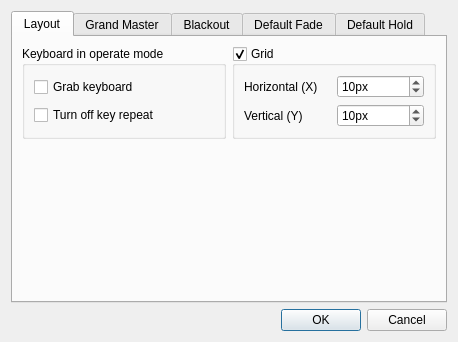
<?xml version="1.0" encoding="UTF-8"?>
<ui version="4.0">
 <class>VCPropertiesEditor</class>
 <widget class="QDialog" name="VCPropertiesEditor">
  <property name="geometry">
   <rect>
    <x>0</x>
    <y>0</y>
    <width>458</width>
    <height>342</height>
   </rect>
  </property>
  <property name="windowTitle">
   <string>Virtual Console properties</string>
  </property>
  <layout class="QVBoxLayout" name="verticalLayout">
   <item>
    <widget class="QTabWidget" name="m_tab">
     <property name="currentIndex">
      <number>0</number>
     </property>
     <widget class="QWidget" name="Layout">
      <attribute name="title">
       <string>Layout</string>
      </attribute>
      <layout class="QGridLayout" name="gridLayout_3">
       <item row="0" column="0">
        <widget class="QGroupBox" name="m_keyboardGroup">
         <property name="title">
          <string>Keyboard in operate mode</string>
         </property>
         <layout class="QVBoxLayout">
          <item>
           <widget class="QCheckBox" name="m_grabKeyboardCheck">
            <property name="toolTip">
             <string>Make virtual console to take exclusive keyboard control during operate mode</string>
            </property>
            <property name="text">
             <string>Grab keyboard</string>
            </property>
           </widget>
          </item>
          <item>
           <widget class="QCheckBox" name="m_keyRepeatOffCheck">
            <property name="toolTip">
             <string>Prevent flickering when a keyboard hotkey has been pressed in operate mode</string>
            </property>
            <property name="text">
             <string>Turn off key repeat</string>
            </property>
           </widget>
          </item>
         </layout>
        </widget>
       </item>
       <item row="0" column="1">
        <widget class="QGroupBox" name="m_gridGroup">
         <property name="toolTip">
          <string>Use a grid layout for virtual console widgets</string>
         </property>
         <property name="title">
          <string>Grid</string>
         </property>
         <property name="checkable">
          <bool>true</bool>
         </property>
         <layout class="QGridLayout" name="gridLayout_5">
          <item row="0" column="0">
           <widget class="QLabel" name="label">
            <property name="text">
             <string>Horizontal (X)</string>
            </property>
           </widget>
          </item>
          <item row="0" column="1">
           <widget class="QSpinBox" name="m_gridXSpin">
            <property name="toolTip">
             <string>Widget grid layout X resolution</string>
            </property>
            <property name="suffix">
             <string>px</string>
            </property>
            <property name="minimum">
             <number>1</number>
            </property>
            <property name="value">
             <number>10</number>
            </property>
           </widget>
          </item>
          <item row="1" column="0">
           <widget class="QLabel" name="label_2">
            <property name="text">
             <string>Vertical (Y)</string>
            </property>
           </widget>
          </item>
          <item row="1" column="1">
           <widget class="QSpinBox" name="m_gridYSpin">
            <property name="toolTip">
             <string>Widget grid layout Y resolution</string>
            </property>
            <property name="suffix">
             <string>px</string>
            </property>
            <property name="minimum">
             <number>1</number>
            </property>
            <property name="value">
             <number>10</number>
            </property>
           </widget>
          </item>
         </layout>
        </widget>
       </item>
       <item row="1" column="0">
        <spacer name="verticalSpacer_2">
         <property name="orientation">
          <enum>Qt::Vertical</enum>
         </property>
         <property name="sizeHint" stdset="0">
          <size>
           <width>20</width>
           <height>111</height>
          </size>
         </property>
        </spacer>
       </item>
       <item row="1" column="1">
        <spacer name="verticalSpacer_3">
         <property name="orientation">
          <enum>Qt::Vertical</enum>
         </property>
         <property name="sizeHint" stdset="0">
          <size>
           <width>20</width>
           <height>111</height>
          </size>
         </property>
        </spacer>
       </item>
      </layout>
     </widget>
     <widget class="QWidget" name="GrandMaster">
      <attribute name="title">
       <string>Grand Master</string>
      </attribute>
      <layout class="QGridLayout" name="gridLayout_6">
       <item row="0" column="0">
        <widget class="QGroupBox" name="m_gmChannelsGroup">
         <property name="title">
          <string>Channels</string>
         </property>
         <layout class="QVBoxLayout" name="verticalLayout_2">
          <item>
           <widget class="QRadioButton" name="m_gmIntensityRadio">
            <property name="toolTip">
             <string>Apply Grand Master only to Intensity channels.</string>
            </property>
            <property name="text">
             <string>Intensity</string>
            </property>
           </widget>
          </item>
          <item>
           <widget class="QRadioButton" name="m_gmAllChannelsRadio">
            <property name="toolTip">
             <string>Apply Grand Master to all channels.</string>
            </property>
            <property name="text">
             <string>All channels</string>
            </property>
           </widget>
          </item>
         </layout>
        </widget>
       </item>
       <item row="0" column="1">
        <widget class="QGroupBox" name="m_gmValuesGroup">
         <property name="title">
          <string>Values</string>
         </property>
         <layout class="QVBoxLayout" name="verticalLayout_3">
          <item>
           <widget class="QRadioButton" name="m_gmReduceRadio">
            <property name="toolTip">
             <string>Make Grand Master reduce levels by a percentage.</string>
            </property>
            <property name="text">
             <string>Reduce</string>
            </property>
           </widget>
          </item>
          <item>
           <widget class="QRadioButton" name="m_gmLimitRadio">
            <property name="toolTip">
             <string>Make Grand Master limit the maximum channel values.</string>
            </property>
            <property name="text">
             <string>Limit</string>
            </property>
           </widget>
          </item>
         </layout>
        </widget>
       </item>
       <item row="1" column="0" colspan="2">
        <widget class="QGroupBox" name="groupBox">
         <property name="title">
          <string>External Input</string>
         </property>
         <layout class="QGridLayout" name="gridLayout_4">
          <item row="0" column="0">
           <widget class="QLabel" name="m_gmInputUniverseLabel">
            <property name="text">
             <string>Input Universe</string>
            </property>
           </widget>
          </item>
          <item row="0" column="2" colspan="2">
           <widget class="QLineEdit" name="m_gmInputUniverseEdit">
            <property name="toolTip">
             <string>Input universe for Grand Master slider.</string>
            </property>
            <property name="readOnly">
             <bool>true</bool>
            </property>
           </widget>
          </item>
          <item row="1" column="0">
           <widget class="QLabel" name="m_gmInputChannelLabel">
            <property name="text">
             <string>Input Channel</string>
            </property>
           </widget>
          </item>
          <item row="1" column="2" colspan="2">
           <widget class="QLineEdit" name="m_gmInputChannelEdit">
            <property name="toolTip">
             <string>Input channel for Grand Master slider.</string>
            </property>
            <property name="readOnly">
             <bool>true</bool>
            </property>
           </widget>
          </item>
          <item row="2" column="0" colspan="2">
           <spacer name="horizontalSpacer_5">
            <property name="orientation">
             <enum>Qt::Horizontal</enum>
            </property>
            <property name="sizeHint" stdset="0">
             <size>
              <width>165</width>
              <height>20</height>
             </size>
            </property>
           </spacer>
          </item>
          <item row="2" column="2">
           <widget class="QPushButton" name="m_autoDetectGrandMasterInputButton">
            <property name="toolTip">
             <string>When toggled, you can move an external slider/knob to assign it to the Grand Master slider.</string>
            </property>
            <property name="text">
             <string>Auto Detect</string>
            </property>
            <property name="checkable">
             <bool>true</bool>
            </property>
            <property name="checked">
             <bool>false</bool>
            </property>
           </widget>
          </item>
          <item row="2" column="3">
           <widget class="QPushButton" name="m_chooseGrandMasterInputButton">
            <property name="toolTip">
             <string>Choose an external input universe &amp; channel that the Grand Master slider should listen to.</string>
            </property>
            <property name="text">
             <string>Choose...</string>
            </property>
           </widget>
          </item>
         </layout>
        </widget>
       </item>
      </layout>
     </widget>
     <widget class="QWidget" name="Blackout">
      <attribute name="title">
       <string>Blackout</string>
      </attribute>
      <layout class="QVBoxLayout" name="verticalLayout_4">
       <item>
        <widget class="QGroupBox" name="groupBox_2">
         <property name="title">
          <string>External Input</string>
         </property>
         <layout class="QGridLayout" name="gridLayout_7">
          <item row="0" column="0">
           <widget class="QLabel" name="m_blackoutInputUniverseLabel">
            <property name="text">
             <string>Input Universe</string>
            </property>
           </widget>
          </item>
          <item row="0" column="2" colspan="2">
           <widget class="QLineEdit" name="m_blackoutInputUniverseEdit">
            <property name="toolTip">
             <string>Input universe for Blackout.</string>
            </property>
            <property name="readOnly">
             <bool>true</bool>
            </property>
           </widget>
          </item>
          <item row="1" column="0">
           <widget class="QLabel" name="m_blackoutInputChannelLabel">
            <property name="text">
             <string>Input Channel</string>
            </property>
           </widget>
          </item>
          <item row="1" column="2" colspan="2">
           <widget class="QLineEdit" name="m_blackoutInputChannelEdit">
            <property name="toolTip">
             <string>Input channel for Blackout.</string>
            </property>
            <property name="readOnly">
             <bool>true</bool>
            </property>
           </widget>
          </item>
          <item row="2" column="0" colspan="2">
           <spacer name="horizontalSpacer_6">
            <property name="orientation">
             <enum>Qt::Horizontal</enum>
            </property>
            <property name="sizeHint" stdset="0">
             <size>
              <width>165</width>
              <height>20</height>
             </size>
            </property>
           </spacer>
          </item>
          <item row="2" column="2">
           <widget class="QPushButton" name="m_autoDetectBlackoutInputButton">
            <property name="toolTip">
             <string>When toggled, you can move an external slider/knob to assign it to Blackout.</string>
            </property>
            <property name="text">
             <string>Auto Detect</string>
            </property>
            <property name="checkable">
             <bool>true</bool>
            </property>
            <property name="checked">
             <bool>false</bool>
            </property>
           </widget>
          </item>
          <item row="2" column="3">
           <widget class="QPushButton" name="m_chooseBlackoutInputButton">
            <property name="toolTip">
             <string>Choose an external input universe &amp; channel that Blackout should listen to.</string>
            </property>
            <property name="text">
             <string>Choose...</string>
            </property>
           </widget>
          </item>
         </layout>
        </widget>
       </item>
       <item>
        <spacer name="verticalSpacer">
         <property name="orientation">
          <enum>Qt::Vertical</enum>
         </property>
         <property name="sizeHint" stdset="0">
          <size>
           <width>20</width>
           <height>93</height>
          </size>
         </property>
        </spacer>
       </item>
      </layout>
     </widget>
     <widget class="QWidget" name="DefaultFade">
      <attribute name="title">
       <string>Default Fade</string>
      </attribute>
      <layout class="QHBoxLayout" name="horizontalLayout">
       <item>
        <widget class="QGroupBox" name="m_defaultFadeGroup">
         <property name="title">
          <string>Default fade slider</string>
         </property>
         <layout class="QGridLayout" name="gridLayout">
          <item row="0" column="0">
           <widget class="QLabel" name="m_lowFadeLabel">
            <property name="text">
             <string>Low limit</string>
            </property>
           </widget>
          </item>
          <item row="0" column="1" colspan="2">
           <widget class="QSpinBox" name="m_fadeLowSpin">
            <property name="toolTip">
             <string>Lowest value that can be set to the 'fade' bus with the default sliders</string>
            </property>
            <property name="suffix">
             <string>s</string>
            </property>
            <property name="maximum">
             <number>998</number>
            </property>
           </widget>
          </item>
          <item row="1" column="0">
           <widget class="QLabel" name="m_highFadeLabel">
            <property name="text">
             <string>High limit</string>
            </property>
           </widget>
          </item>
          <item row="1" column="1" colspan="2">
           <widget class="QSpinBox" name="m_fadeHighSpin">
            <property name="toolTip">
             <string>Highest value that can be set to the 'fade' bus with the default sliders</string>
            </property>
            <property name="suffix">
             <string>s</string>
            </property>
            <property name="minimum">
             <number>1</number>
            </property>
            <property name="maximum">
             <number>999</number>
            </property>
            <property name="value">
             <number>5</number>
            </property>
           </widget>
          </item>
          <item row="2" column="0" colspan="3">
           <widget class="Line" name="line">
            <property name="orientation">
             <enum>Qt::Horizontal</enum>
            </property>
           </widget>
          </item>
          <item row="4" column="0">
           <widget class="QLabel" name="label_3">
            <property name="text">
             <string>Input universe</string>
            </property>
           </widget>
          </item>
          <item row="4" column="1" colspan="2">
           <widget class="QLineEdit" name="m_fadeInputUniverseEdit">
            <property name="toolTip">
             <string>Input universe for default fade.</string>
            </property>
            <property name="readOnly">
             <bool>true</bool>
            </property>
           </widget>
          </item>
          <item row="5" column="0">
           <widget class="QLabel" name="label_4">
            <property name="text">
             <string>Input channel</string>
            </property>
           </widget>
          </item>
          <item row="5" column="1" colspan="2">
           <widget class="QLineEdit" name="m_fadeInputChannelEdit">
            <property name="toolTip">
             <string>Input channel for default fade.</string>
            </property>
            <property name="readOnly">
             <bool>true</bool>
            </property>
           </widget>
          </item>
          <item row="6" column="0">
           <spacer name="horizontalSpacer">
            <property name="orientation">
             <enum>Qt::Horizontal</enum>
            </property>
            <property name="sizeHint" stdset="0">
             <size>
              <width>117</width>
              <height>20</height>
             </size>
            </property>
           </spacer>
          </item>
          <item row="6" column="1">
           <widget class="QPushButton" name="m_autoDetectFadeInputButton">
            <property name="toolTip">
             <string>When toggled, you can move an external slider/knob to assign it to the default fade slider.</string>
            </property>
            <property name="text">
             <string>Auto Detect</string>
            </property>
            <property name="checkable">
             <bool>true</bool>
            </property>
           </widget>
          </item>
          <item row="6" column="2">
           <widget class="QPushButton" name="m_chooseFadeInputButton">
            <property name="toolTip">
             <string>Choose an external input universe &amp; channel that the default fade slider should listen to.</string>
            </property>
            <property name="text">
             <string>Choose...</string>
            </property>
           </widget>
          </item>
         </layout>
        </widget>
       </item>
      </layout>
     </widget>
     <widget class="QWidget" name="DefaultHold">
      <attribute name="title">
       <string>Default Hold</string>
      </attribute>
      <layout class="QHBoxLayout" name="horizontalLayout_2">
       <item>
        <widget class="QGroupBox" name="m_defaultHoldGroup">
         <property name="title">
          <string>Default hold slider</string>
         </property>
         <layout class="QGridLayout" name="gridLayout_2">
          <item row="0" column="0">
           <widget class="QLabel" name="m_lowHoldLabel">
            <property name="text">
             <string>Low limit</string>
            </property>
           </widget>
          </item>
          <item row="0" column="1" colspan="2">
           <widget class="QSpinBox" name="m_holdLowSpin">
            <property name="toolTip">
             <string>Lowest value that can be set to the 'hold' bus with the default sliders</string>
            </property>
            <property name="suffix">
             <string>s</string>
            </property>
            <property name="maximum">
             <number>998</number>
            </property>
           </widget>
          </item>
          <item row="1" column="0">
           <widget class="QLabel" name="m_highHoldLabel">
            <property name="text">
             <string>High limit</string>
            </property>
           </widget>
          </item>
          <item row="1" column="1" colspan="2">
           <widget class="QSpinBox" name="m_holdHighSpin">
            <property name="toolTip">
             <string>Highest value that can be set to the 'hold' bus with the default sliders</string>
            </property>
            <property name="suffix">
             <string>s</string>
            </property>
            <property name="minimum">
             <number>1</number>
            </property>
            <property name="maximum">
             <number>999</number>
            </property>
            <property name="value">
             <number>5</number>
            </property>
           </widget>
          </item>
          <item row="2" column="0" colspan="3">
           <widget class="Line" name="line_2">
            <property name="orientation">
             <enum>Qt::Horizontal</enum>
            </property>
           </widget>
          </item>
          <item row="4" column="0">
           <widget class="QLabel" name="label_5">
            <property name="text">
             <string>Input universe</string>
            </property>
           </widget>
          </item>
          <item row="4" column="1" colspan="2">
           <widget class="QLineEdit" name="m_holdInputUniverseEdit">
            <property name="toolTip">
             <string>Input universe for default hold.</string>
            </property>
            <property name="readOnly">
             <bool>true</bool>
            </property>
           </widget>
          </item>
          <item row="5" column="0">
           <widget class="QLabel" name="label_6">
            <property name="text">
             <string>Input channel</string>
            </property>
           </widget>
          </item>
          <item row="5" column="1" colspan="2">
           <widget class="QLineEdit" name="m_holdInputChannelEdit">
            <property name="toolTip">
             <string>Input channel for default hold.</string>
            </property>
            <property name="readOnly">
             <bool>true</bool>
            </property>
           </widget>
          </item>
          <item row="6" column="0">
           <spacer name="horizontalSpacer_2">
            <property name="orientation">
             <enum>Qt::Horizontal</enum>
            </property>
            <property name="sizeHint" stdset="0">
             <size>
              <width>117</width>
              <height>20</height>
             </size>
            </property>
           </spacer>
          </item>
          <item row="6" column="1">
           <widget class="QPushButton" name="m_autoDetectHoldInputButton">
            <property name="toolTip">
             <string>When toggled, you can move an external slider/knob to assign it to the default hold slider.</string>
            </property>
            <property name="text">
             <string>Auto Detect</string>
            </property>
            <property name="checkable">
             <bool>true</bool>
            </property>
           </widget>
          </item>
          <item row="6" column="2">
           <widget class="QPushButton" name="m_chooseHoldInputButton">
            <property name="toolTip">
             <string>Choose an external input universe &amp; channel that the default hold slider should listen to.</string>
            </property>
            <property name="text">
             <string>Choose...</string>
            </property>
           </widget>
          </item>
         </layout>
        </widget>
       </item>
      </layout>
     </widget>
    </widget>
   </item>
   <item>
    <widget class="QDialogButtonBox" name="m_buttonBox">
     <property name="orientation">
      <enum>Qt::Horizontal</enum>
     </property>
     <property name="standardButtons">
      <set>QDialogButtonBox::Cancel|QDialogButtonBox::Ok</set>
     </property>
    </widget>
   </item>
  </layout>
 </widget>
 <resources/>
 <connections>
  <connection>
   <sender>m_buttonBox</sender>
   <signal>accepted()</signal>
   <receiver>VCPropertiesEditor</receiver>
   <slot>accept()</slot>
   <hints>
    <hint type="sourcelabel">
     <x>257</x>
     <y>302</y>
    </hint>
    <hint type="destinationlabel">
     <x>157</x>
     <y>274</y>
    </hint>
   </hints>
  </connection>
  <connection>
   <sender>m_buttonBox</sender>
   <signal>rejected()</signal>
   <receiver>VCPropertiesEditor</receiver>
   <slot>reject()</slot>
   <hints>
    <hint type="sourcelabel">
     <x>325</x>
     <y>302</y>
    </hint>
    <hint type="destinationlabel">
     <x>286</x>
     <y>274</y>
    </hint>
   </hints>
  </connection>
  <connection>
   <sender>m_grabKeyboardCheck</sender>
   <signal>clicked()</signal>
   <receiver>VCPropertiesEditor</receiver>
   <slot>slotGrabKeyboardClicked()</slot>
   <hints>
    <hint type="sourcelabel">
     <x>101</x>
     <y>95</y>
    </hint>
    <hint type="destinationlabel">
     <x>3</x>
     <y>75</y>
    </hint>
   </hints>
  </connection>
  <connection>
   <sender>m_keyRepeatOffCheck</sender>
   <signal>clicked()</signal>
   <receiver>VCPropertiesEditor</receiver>
   <slot>slotKeyRepeatOffClicked()</slot>
   <hints>
    <hint type="sourcelabel">
     <x>86</x>
     <y>126</y>
    </hint>
    <hint type="destinationlabel">
     <x>4</x>
     <y>100</y>
    </hint>
   </hints>
  </connection>
  <connection>
   <sender>m_gridGroup</sender>
   <signal>clicked()</signal>
   <receiver>VCPropertiesEditor</receiver>
   <slot>slotGridClicked()</slot>
   <hints>
    <hint type="sourcelabel">
     <x>381</x>
     <y>83</y>
    </hint>
    <hint type="destinationlabel">
     <x>401</x>
     <y>49</y>
    </hint>
   </hints>
  </connection>
  <connection>
   <sender>m_gridXSpin</sender>
   <signal>valueChanged(int)</signal>
   <receiver>VCPropertiesEditor</receiver>
   <slot>slotGridXChanged(int)</slot>
   <hints>
    <hint type="sourcelabel">
     <x>426</x>
     <y>97</y>
    </hint>
    <hint type="destinationlabel">
     <x>401</x>
     <y>80</y>
    </hint>
   </hints>
  </connection>
  <connection>
   <sender>m_gridYSpin</sender>
   <signal>valueChanged(int)</signal>
   <receiver>VCPropertiesEditor</receiver>
   <slot>slotGridYChanged(int)</slot>
   <hints>
    <hint type="sourcelabel">
     <x>426</x>
     <y>130</y>
    </hint>
    <hint type="destinationlabel">
     <x>401</x>
     <y>116</y>
    </hint>
   </hints>
  </connection>
  <connection>
   <sender>m_fadeLowSpin</sender>
   <signal>valueChanged(int)</signal>
   <receiver>VCPropertiesEditor</receiver>
   <slot>slotFadeLimitsChanged()</slot>
   <hints>
    <hint type="sourcelabel">
     <x>360</x>
     <y>101</y>
    </hint>
    <hint type="destinationlabel">
     <x>5</x>
     <y>65</y>
    </hint>
   </hints>
  </connection>
  <connection>
   <sender>m_fadeHighSpin</sender>
   <signal>valueChanged(int)</signal>
   <receiver>VCPropertiesEditor</receiver>
   <slot>slotFadeLimitsChanged()</slot>
   <hints>
    <hint type="sourcelabel">
     <x>360</x>
     <y>138</y>
    </hint>
    <hint type="destinationlabel">
     <x>2</x>
     <y>126</y>
    </hint>
   </hints>
  </connection>
  <connection>
   <sender>m_autoDetectGrandMasterInputButton</sender>
   <signal>toggled(bool)</signal>
   <receiver>VCPropertiesEditor</receiver>
   <slot>slotAutoDetectGrandMasterInputToggled(bool)</slot>
   <hints>
    <hint type="sourcelabel">
     <x>119</x>
     <y>81</y>
    </hint>
    <hint type="destinationlabel">
     <x>3</x>
     <y>246</y>
    </hint>
   </hints>
  </connection>
  <connection>
   <sender>m_chooseGrandMasterInputButton</sender>
   <signal>clicked()</signal>
   <receiver>VCPropertiesEditor</receiver>
   <slot>slotChooseGrandMasterInputClicked()</slot>
   <hints>
    <hint type="sourcelabel">
     <x>119</x>
     <y>81</y>
    </hint>
    <hint type="destinationlabel">
     <x>3</x>
     <y>285</y>
    </hint>
   </hints>
  </connection>
  <connection>
   <sender>m_autoDetectFadeInputButton</sender>
   <signal>toggled(bool)</signal>
   <receiver>VCPropertiesEditor</receiver>
   <slot>slotAutoDetectFadeInputToggled(bool)</slot>
   <hints>
    <hint type="sourcelabel">
     <x>340</x>
     <y>263</y>
    </hint>
    <hint type="destinationlabel">
     <x>4</x>
     <y>228</y>
    </hint>
   </hints>
  </connection>
  <connection>
   <sender>m_chooseFadeInputButton</sender>
   <signal>clicked()</signal>
   <receiver>VCPropertiesEditor</receiver>
   <slot>slotChooseFadeInputClicked()</slot>
   <hints>
    <hint type="sourcelabel">
     <x>426</x>
     <y>263</y>
    </hint>
    <hint type="destinationlabel">
     <x>6</x>
     <y>275</y>
    </hint>
   </hints>
  </connection>
  <connection>
   <sender>m_autoDetectHoldInputButton</sender>
   <signal>toggled(bool)</signal>
   <receiver>VCPropertiesEditor</receiver>
   <slot>slotAutoDetectHoldInputToggled(bool)</slot>
   <hints>
    <hint type="sourcelabel">
     <x>340</x>
     <y>263</y>
    </hint>
    <hint type="destinationlabel">
     <x>5</x>
     <y>210</y>
    </hint>
   </hints>
  </connection>
  <connection>
   <sender>m_chooseHoldInputButton</sender>
   <signal>clicked()</signal>
   <receiver>VCPropertiesEditor</receiver>
   <slot>slotChooseHoldInputClicked()</slot>
   <hints>
    <hint type="sourcelabel">
     <x>426</x>
     <y>263</y>
    </hint>
    <hint type="destinationlabel">
     <x>1</x>
     <y>172</y>
    </hint>
   </hints>
  </connection>
  <connection>
   <sender>m_gmIntensityRadio</sender>
   <signal>toggled(bool)</signal>
   <receiver>VCPropertiesEditor</receiver>
   <slot>slotGrandMasterIntensityToggled(bool)</slot>
   <hints>
    <hint type="sourcelabel">
     <x>71</x>
     <y>72</y>
    </hint>
    <hint type="destinationlabel">
     <x>4</x>
     <y>154</y>
    </hint>
   </hints>
  </connection>
  <connection>
   <sender>m_gmReduceRadio</sender>
   <signal>toggled(bool)</signal>
   <receiver>VCPropertiesEditor</receiver>
   <slot>slotGrandMasterReduceToggled(bool)</slot>
   <hints>
    <hint type="sourcelabel">
     <x>163</x>
     <y>72</y>
    </hint>
    <hint type="destinationlabel">
     <x>398</x>
     <y>106</y>
    </hint>
   </hints>
  </connection>
  <connection>
   <sender>m_autoDetectBlackoutInputButton</sender>
   <signal>toggled(bool)</signal>
   <receiver>VCPropertiesEditor</receiver>
   <slot>slotAutoDetectBlackoutInputToggled(bool)</slot>
   <hints>
    <hint type="sourcelabel">
     <x>119</x>
     <y>72</y>
    </hint>
    <hint type="destinationlabel">
     <x>2</x>
     <y>54</y>
    </hint>
   </hints>
  </connection>
  <connection>
   <sender>m_chooseBlackoutInputButton</sender>
   <signal>clicked()</signal>
   <receiver>VCPropertiesEditor</receiver>
   <slot>slotChooseBlackoutInputClicked()</slot>
   <hints>
    <hint type="sourcelabel">
     <x>119</x>
     <y>72</y>
    </hint>
    <hint type="destinationlabel">
     <x>2</x>
     <y>24</y>
    </hint>
   </hints>
  </connection>
  <connection>
   <sender>m_holdLowSpin</sender>
   <signal>valueChanged(int)</signal>
   <receiver>VCPropertiesEditor</receiver>
   <slot>slotHoldLimitsChanged()</slot>
   <hints>
    <hint type="sourcelabel">
     <x>322</x>
     <y>87</y>
    </hint>
    <hint type="destinationlabel">
     <x>2</x>
     <y>12</y>
    </hint>
   </hints>
  </connection>
  <connection>
   <sender>m_holdHighSpin</sender>
   <signal>valueChanged(int)</signal>
   <receiver>VCPropertiesEditor</receiver>
   <slot>slotHoldLimitsChanged()</slot>
   <hints>
    <hint type="sourcelabel">
     <x>292</x>
     <y>126</y>
    </hint>
    <hint type="destinationlabel">
     <x>451</x>
     <y>16</y>
    </hint>
   </hints>
  </connection>
 </connections>
 <slots>
  <slot>slotGrabKeyboardClicked()</slot>
  <slot>slotKeyRepeatOffClicked()</slot>
  <slot>slotGridClicked()</slot>
  <slot>slotGridXChanged(int)</slot>
  <slot>slotGridYChanged(int)</slot>
  <slot>slotFadeLimitsChanged()</slot>
  <slot>slotHoldLimitsChanged()</slot>
  <slot>slotAutoDetectGrandMasterInputToggled(bool)</slot>
  <slot>slotChooseGrandMasterInputClicked()</slot>
  <slot>slotAutoDetectFadeInputToggled(bool)</slot>
  <slot>slotChooseFadeInputClicked()</slot>
  <slot>slotAutoDetectHoldInputToggled(bool)</slot>
  <slot>slotChooseHoldInputClicked()</slot>
  <slot>slotGrandMasterIntensityToggled(bool)</slot>
  <slot>slotGrandMasterReduceToggled(bool)</slot>
  <slot>slotAutoDetectBlackoutInputToggled(bool)</slot>
  <slot>slotChooseBlackoutInputClicked()</slot>
 </slots>
</ui>
